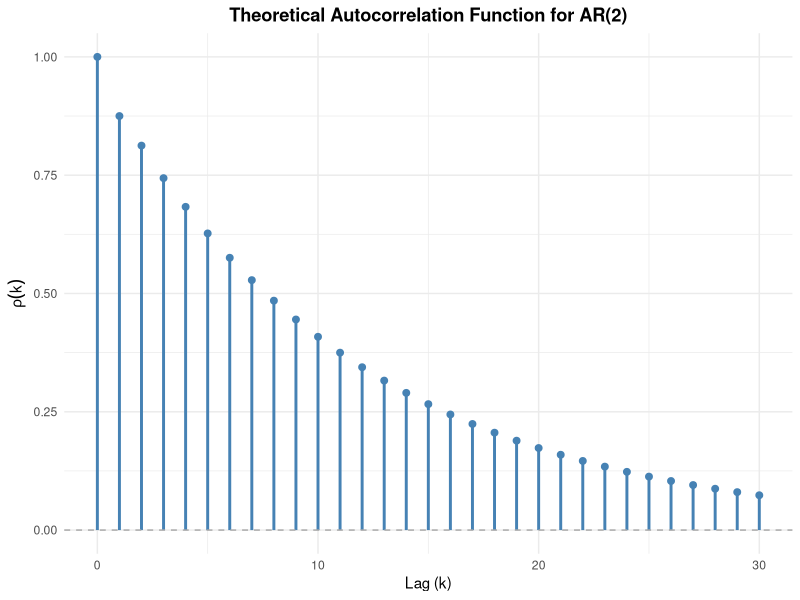
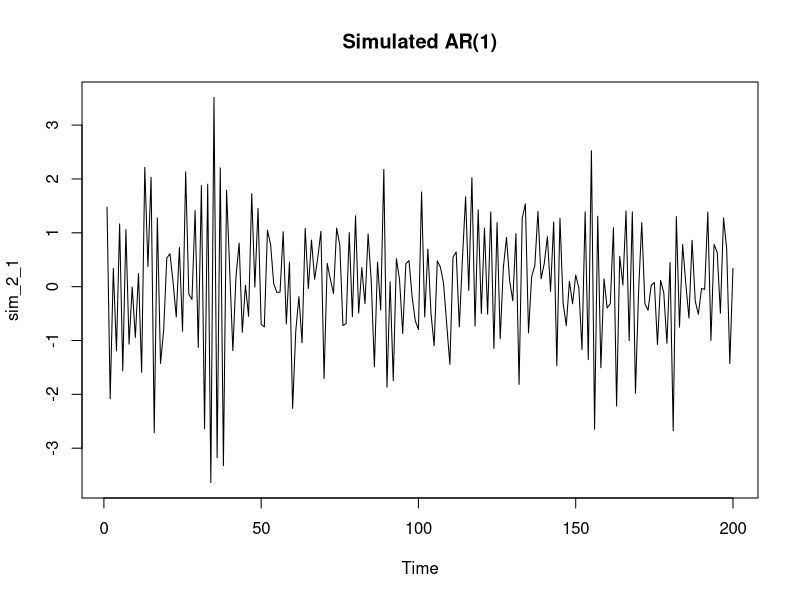
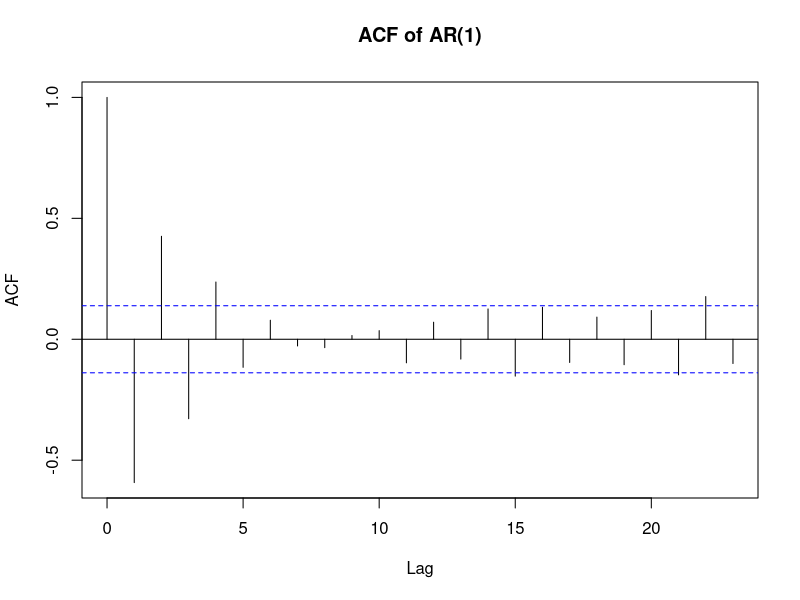
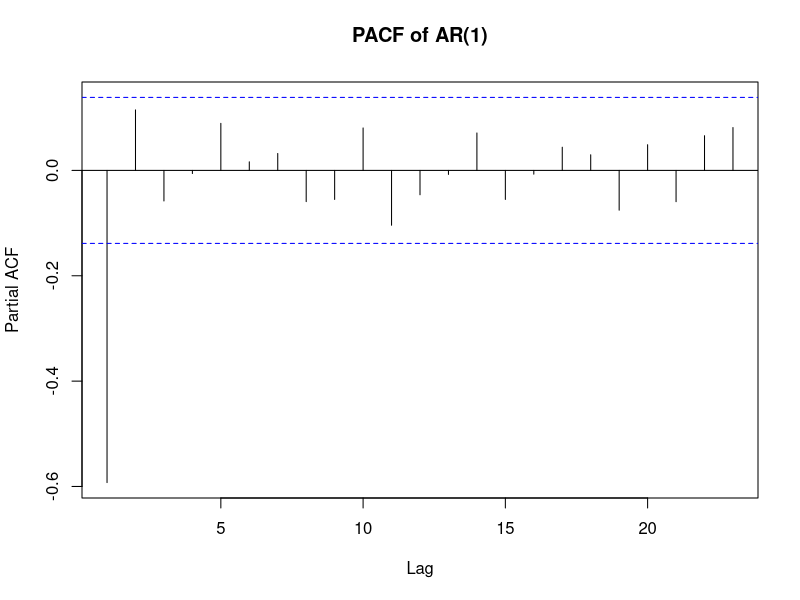
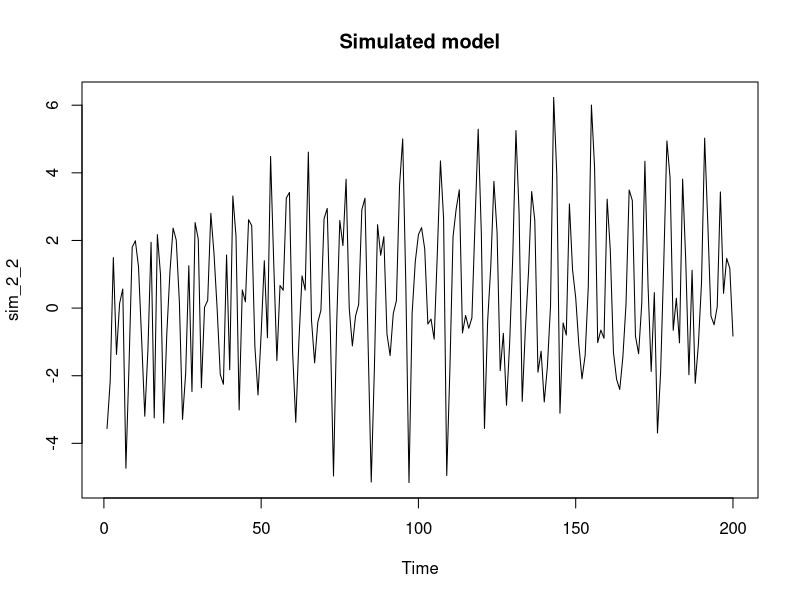
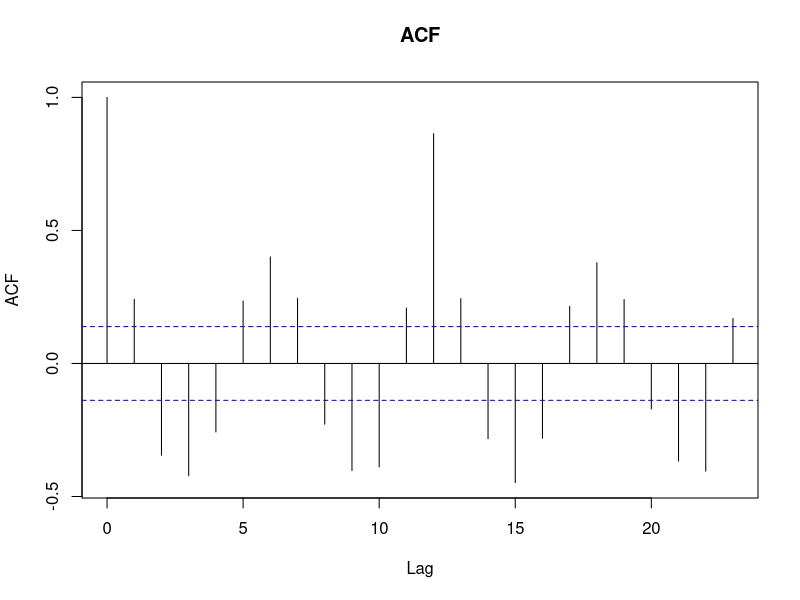
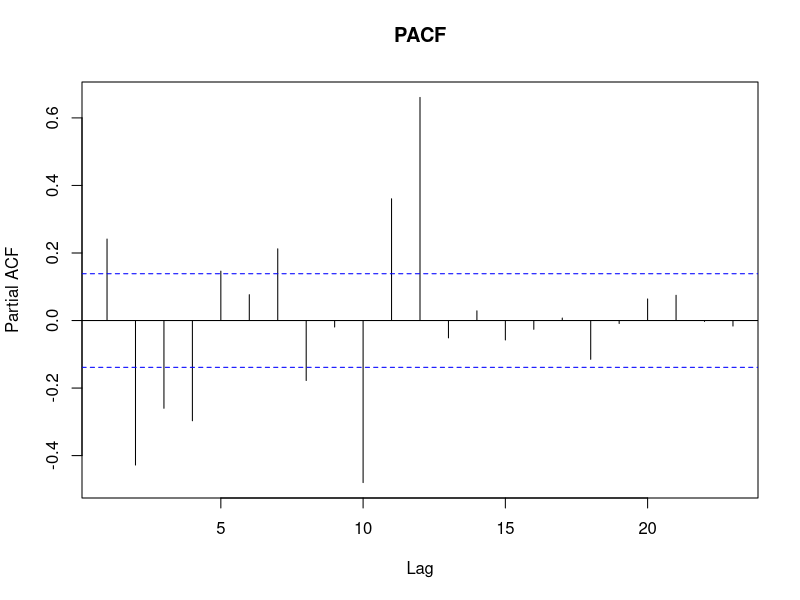
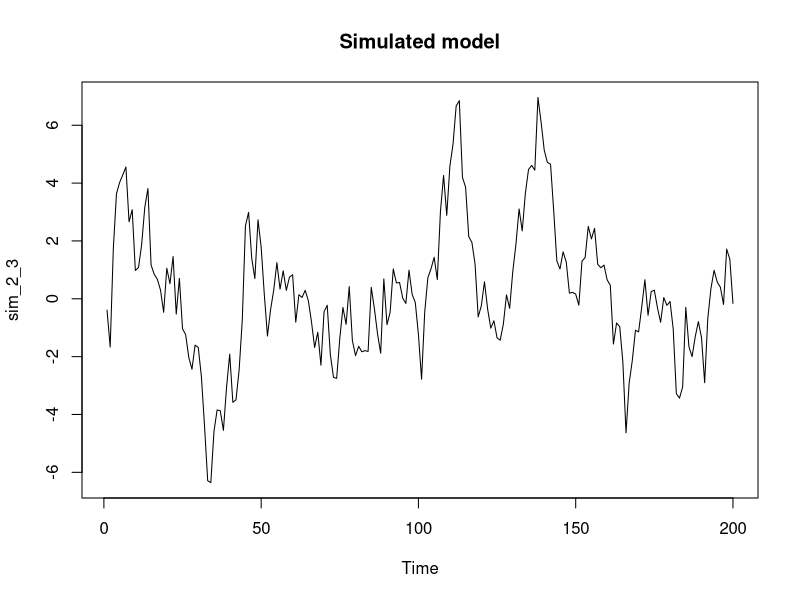

These charts were generated, in order, by the following R code: (Note: this script raises an error after producing the figures.)
## ---- chunk 1
knitr::opts_chunk$set(echo = TRUE)
library(ggplot2)
## ---- chunk 2
# Input
phi_1 <- -0.7
phi_2 <- -0.2
n_lag = 30


rho <- numeric(n_lag +1)

# Calculate autocorrelation (1-indexed)
rho[1] = 1                            #k=0
rho[2] = -phi_1 / ( 1 + phi_2)        #k=1

#Calculate for k=2,...,30
for (k in 3:(n_lag + 1)) {
  rho[k] = -phi_1 * rho[k-1] - phi_2 * rho[k-2]
}

#df for ggplot
acf_df <- data.frame(
  lag = 0:n_lag,
  autocorrelation = rho
)


# plot - hjálp frá ai
acf_plot <- 
  ggplot(acf_df, aes(x = lag, y = autocorrelation)) +
  # vertical lines from y=0 to the rho value
  geom_segment(aes(xend = lag, yend = 0), color = "steelblue", linewidth = 1) + 
  # Add dots at the tips for a polished look
  geom_point(color = "steelblue", size = 2) + 
  # Add the dashed zero line
  geom_hline(yintercept = 0, linetype = "dashed", color = "darkgray") + 
  # Add labels and formatting
  labs(
    title = "Theoretical Autocorrelation Function for AR(2)",
    x = "Lag (k)",
    y = expression(rho(k))
  ) +
  theme_minimal() + # A clean, modern theme
  theme(plot.title = element_text(hjust = 0.5, face = "bold")) # Center the title

print(acf_plot)
ggsave("myndir/acf_plot.png", plot = acf_plot, width = 8, height = 5, dpi = 300)


## ---- chunk 3
sim_2_1 <- arima.sim(model = list(ar=-0.6), n=200) # -0.6 af thvi ad R vill hafa thetta a forminu [X_t = phi_1*X_{t-1} + epsilon] en vid gerum [X_t + phi_1 * X_{t-1} = epsilon]

plot(sim_2_1, main="Simulated AR(1)")
acf(sim_2_1, main="ACF of AR(1)")
pacf(sim_2_1, main="PACF of AR(1)")

 
png("myndir/plot_2_1.png", width = 2400, height = 1600, res = 300)


layout(matrix(c(1, 1, 2, 3), nrow = 2, byrow = TRUE))
plot(sim_2_1, main="Simulated AR(1)")
acf(sim_2_1, main="ACF of AR(1)")
pacf(sim_2_1, main="PACF of AR(1)")


dev.off()
## ---- chunk 4

sim_2_2 = arima.sim(model = list(ar = c(rep(0,11),0.9)), n=200)

plot(sim_2_2, main="Simulated model")
acf(sim_2_2, main="ACF")
pacf(sim_2_2, main="PACF")

png("myndir/plot_2_2.png", width = 2400, height = 1600, res = 300)


layout(matrix(c(1, 1, 2, 3), nrow = 2, byrow = TRUE))
plot(sim_2_2, main="Simulated model")
acf(sim_2_2, main="ACF")
pacf(sim_2_2, main="PACF")


dev.off()

## ---- chunk 5

sim_2_3 = arima.sim(model = list(ar=0.9, ma = c(rep(0,11),-0.7)), n=200)

plot(sim_2_3, main="Simulated model")
acf(sim_2_3, main="ACF")
pacf(sim_2_3, main="PACF")

png("myndir/plot_2_3.png", width = 2400, height = 1600, res = 300)

layout(matrix(c(1, 1, 2, 3), nrow = 2, byrow = TRUE))
plot(sim_2_3, main="Simulated model")
acf(sim_2_3, main="ACF")
pacf(sim_2_3, main="PACF")

dev.off()

## ---- chunk 6

sim_2_4_ = arima.sim(model = list(ar=-0.6, ar = c(rep(0,11),-0.8)), n=200)

plot(sim_2_4, main="Simulated model")
acf(sim_2_4, main="ACF"); pacf(sim_2_4_2, main="PACF")

png("myndir/plot_2_4.png", width=2400, height=1600, res=300)
layout(matrix(c(1,1,2,3), nrow=2, byrow=TRUE))
plot(sim_2_4, main="Simulated (1,0,0)×(1,0,0)_{12}")
acf(sim_2_4, main="ACF (1,0,0)×(1,0,0)_{12}")
pacf(sim_2_4, main="PACF (1,0,0)×(1,0,0)_{12}")
dev.off()
## ---- chunk 7

sim_2_5 = arima.sim(model = list(ma = c(0.4, rep(0, 10), -0.8, -0.32)), n=200)
plot(sim_2_5, main="Simulated model")
acf(sim_2_5, main="ACF")
pacf(sim_2_5, main="PACF")

png("myndir/plot_2_5.png", width = 2400, height = 1600, res = 300)

layout(matrix(c(1, 1, 2, 3), nrow = 2, byrow = TRUE))
plot(sim_2_5, main="Simulated model")
acf(sim_2_5, main="ACF")
pacf(sim_2_5, main="PACF")

dev.off()

## ---- chunk 8

sim_2_6 = arima.sim(model = list(
    ar = c(rep(0, 11), 0.7),
    ma = -0.4
    ), n=200)

plot(sim_2_6, main="Simulated model")
acf(sim_2_6, main="ACF")
pacf(sim_2_6, main="PACF")

png("myndir/plot_2_6.png", width = 2400, height = 1600, res = 300)

layout(matrix(c(1, 1, 2, 3), nrow = 2, byrow = TRUE))
plot(sim_2_6, main="Simulated model")
acf(sim_2_6, main="ACF")
pacf(sim_2_6, main="PACF")

dev.off()
